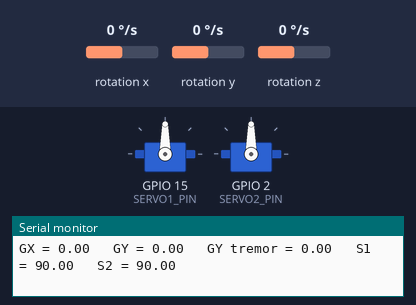
A sketch run on a simulated ESP32. Shown: 2 × servo, the last lines printed to the serial monitor. Wiring (inferred from the names in the program): MPU-6050 motion sensor at I2C address 0x68. Inputs (shaded band) come from the test bench; at power-on: rotation x 0 °/s, rotation y 0 °/s, rotation z 0 °/s.

Above: at 5.4 s.
5.5 s: rotation x set to 6 °/s
7.0 s: rotation x set to 9 °/s
At 9.0 s:
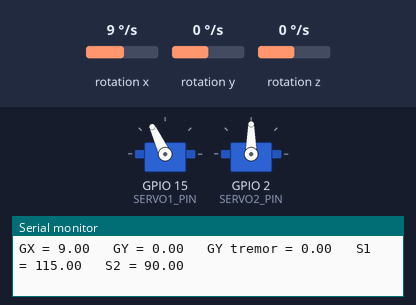
10.0 s: rotation y set to -192 °/s
At 10.9 s:
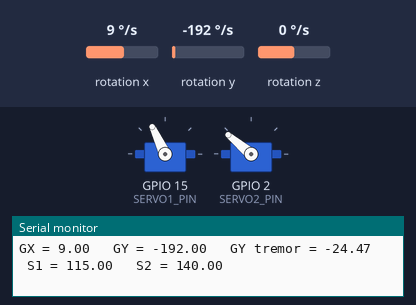
13.0 s: rotation y set to -100 °/s
At 13.8 s:
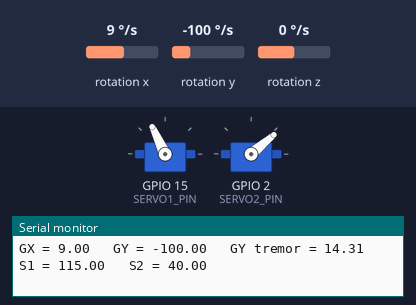
16.0 s: rotation x set to -6 °/s
19.0 s: rotation x set to -9 °/s
At 22.1 s:
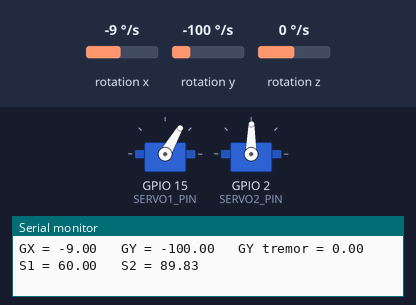
Timing chart, 0 to 38.8 s (numbered marks = the images above; inputs shaded):
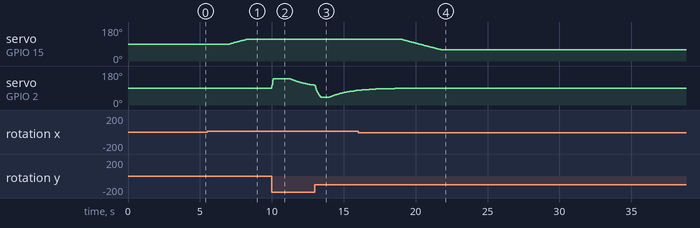

The sketch:

1-STABILIZATION_FINAL.ino
```cpp
#include <Wire.h>
#include <ESP32Servo.h>

#define SDA_PIN 21
#define SCL_PIN 22
#define MPU_ADDR 0x68

#define SERVO1_PIN 15
#define SERVO2_PIN 2

Servo servo1;
Servo servo2;

float gyroXBias = 0;
float gyroYBias = 0;

float servo1Angle = 90;
float servo2Angle = 90;


// ========================================
// SERVO 2 TREMOR FILTER
// ========================================

float gyroYSlow = 0;
float gyroYTremor = 0;
float servo2Correction = 0;
unsigned long lastMovementTime = 0;

const unsigned long IDLE_TIME = 15000;


void readGyro(int16_t &gx, int16_t &gy, int16_t &gz)
{
  Wire.beginTransmission(MPU_ADDR);
  Wire.write(0x43);
  Wire.endTransmission(false);

  Wire.requestFrom(MPU_ADDR, 6);

  if (Wire.available() >= 6)
  {
    gx = (Wire.read() << 8) | Wire.read();
    gy = (Wire.read() << 8) | Wire.read();
    gz = (Wire.read() << 8) | Wire.read();
  }
}


void calibrate()
{
  Serial.println("KEEP MPU STILL");

  long sumX = 0;
  long sumY = 0;

  for (int i = 0; i < 300; i++)
  {
    int16_t gx, gy, gz;

    readGyro(gx, gy, gz);

    sumX += gx;
    sumY += gy;

    delay(10);
  }

  gyroXBias = sumX / 300.0;
  gyroYBias = sumY / 300.0;

  Serial.println("CALIBRATION DONE");
}


void setup()
{
  Serial.begin(115200);

  Wire.begin(SDA_PIN, SCL_PIN);

  // Wake MPU6050
  Wire.beginTransmission(MPU_ADDR);
  Wire.write(0x6B);
  Wire.write(0);
  Wire.endTransmission();


  // -----------------------------
  // SETUP SERVOS
  // -----------------------------

  servo1.setPeriodHertz(50);
  servo2.setPeriodHertz(50);

  servo1.attach(SERVO1_PIN, 500, 2400);
  servo2.attach(SERVO2_PIN, 500, 2400);


  // Center
  servo1.write(90);
  servo2.write(90);

  delay(1000);

  calibrate();


  gyroYSlow = 0;
  servo2Correction = 0;
}


void loop()
{
  int16_t gx, gy, gz;

  readGyro(gx, gy, gz);


  // Convert gyro values
  float gyroX = (gx - gyroXBias) / 131.0;
  float gyroY = (gy - gyroYBias) / 131.0;

  // ========================================
// IDLE RESET
// ========================================

// Check if there is movement
if (abs(gyroX) > 8 || abs(gyroY) > 8)
{
  lastMovementTime = millis();
}

// If no movement for 15 seconds
if (millis() - lastMovementTime >= IDLE_TIME)
{
  servo1Angle = 90;
  servo2Correction = 0;
  servo2Angle = 90;

  servo1.write(90);
  servo2.write(90);
}


  // ========================================
  // REMOVE SMALL SENSOR NOISE
  // ========================================

  if (abs(gyroX) < 8)
    gyroX = 0;

  if (abs(gyroY) < 8)
    gyroY = 0;


  // ========================================
  // SERVO 1
  // UP / DOWN
  // ========================================

servo1Angle += gyroX * 0.0475;


  // Increased physical range
  servo1Angle = constrain(
  servo1Angle,
  60,
  115
);


  // ========================================
  // SERVO 2
  // LEFT / RIGHT
  // ========================================

  /*
     Separate slow intentional movement
     from fast tremor-like movement.
  */

  // 2% slower slow-motion tracking
  gyroYSlow = gyroYSlow * 0.951 + gyroY * 0.049;


  // Fast component
  gyroYTremor = gyroY - gyroYSlow;


  // Ignore tiny fast noise
  if (abs(gyroYTremor) < 10)
    gyroYTremor = 0;


  // ========================================
  // TREMOR COMPENSATION
  // ========================================

  // 5% faster than previous 0.06 gain
  servo2Correction -= gyroYTremor * 0.063;


  // Slowly return toward center
  servo2Correction *= 0.985;


  // Maximum correction
  servo2Correction = constrain(
    servo2Correction,
    -50,
    50
  );


  // Servo 2 position
  servo2Angle = 90 + servo2Correction;


  // Physical limit
  servo2Angle = constrain(
    servo2Angle,
    40,
    140
  );


  // ========================================
  // SEND TO SERVOS
  // ========================================

  servo1.write((int)servo1Angle);
  servo2.write((int)servo2Angle);


  // ========================================
  // DEBUG
  // ========================================

  Serial.print("GX = ");
  Serial.print(gyroX);

  Serial.print("   GY = ");
  Serial.print(gyroY);

  Serial.print("   GY tremor = ");
  Serial.print(gyroYTremor);

  Serial.print("   S1 = ");
  Serial.print(servo1Angle);

  Serial.print("   S2 = ");
  Serial.println(servo2Angle);


  delay(20);
}
```

Measured:
- the behaviour switches between 7 and 8 °/s on rotation x (found by bisection; images 0 and 1)
- the behaviour switches between -7 and -8 °/s on rotation x (found by bisection; images 3 and 4)
- after the input at 7.0 s, servo on GPIO 15 (SERVO1_PIN): moves from 90° to 115° over 1.2 s, starting after 0.06 s
- after the input at 10.0 s, servo on GPIO 2 (SERVO2_PIN): rises from 90° to 140° in 0.11 s, then falls to 104° in 2.9 s
- after the input at 19.0 s, servo on GPIO 15 (SERVO1_PIN): moves from 115° to 60° over 2.7 s, starting at once
